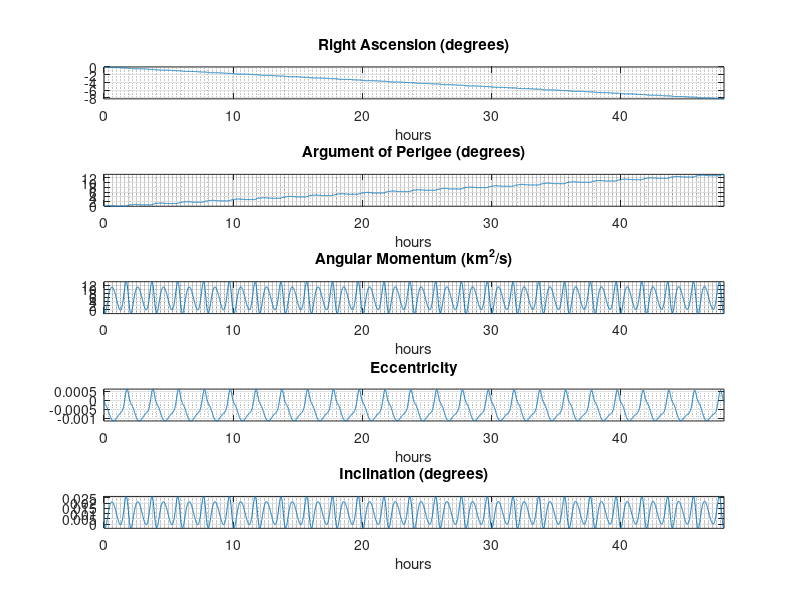

Recreate this plot in MATLAB.
function J2_perturbation
%
% This function use MATLAB's ode45 to numerically integrate Equations 10.89
% (the Gauss planetary equations) to determine the J2 perturbation of 
% the orbital elements.
%
% User M-functions required:  None
% User subfunctions required: rates                          
% ------------------------------------------------------------------------
 
close all; clear all; clc
 
%...Conversion factors:
hours   = 3600;                    % Hours to seconds
days    = 24*hours;                % Days to seconds
deg     = pi/180;                  % Degrees to radians
 
%...Constants:    
mu      = 398600;                  % Gravitational parameter (km^3/s^2)
RE      = 6378;                    % Earth's radius (km)
J2      = 1082.63e-6;              % Earth's J2
 
%...Initial orbital parameters (given):
rp0     = RE + 300;                % perigee radius (km)
ra0     = RE + 3062;               % apogee radius (km
RA0     = 45*deg;                  % Right ascencion of the node (radians)
i0      = 28*deg;                  % Inclination (radians)
w0      = 30*deg;                  % Argument of perigee (radians)
TA0     = 40*deg;                  % True anomaly (radians)
 
%...Initial orbital parameters (inferred):
e0      = (ra0 - rp0)/(ra0 + rp0); % eccentricity
h0      = sqrt(rp0*mu*(1 + e0));   % angular momentrum (km^2/s)
a0      = (rp0 + ra0)/2;           % Semimajor axis (km)
T0      = 2*pi/sqrt(mu)*a0^1.5;    % Period (s)
 
%...Store initial orbital elements (from above) in the vector coe0:
coe0    = [h0 e0 RA0 i0 w0 TA0];
 
%...Use ODE45 to integrate the Gauss variational equations (Equations
%   12.89) from t0 to tf:
t0      = 0;
tf      = 2*days;
nout    = 5000;  % Number of solution points to output for plotting purposes
tspan   = linspace(t0, tf, nout);
options = odeset(...
                 'reltol',      1.e-8, ...
                 'abstol',      1.e-8, ...
                 'initialstep', T0/1000);  
y0     = coe0'; 
[t,y]  = ode45(@rates, tspan, y0, options);
 
%...Assign the time histories mnemonic variable names:
h  = y(:,1);
e  = y(:,2);
RA = y(:,3);
i  = y(:,4);
w  = y(:,5);
TA = y(:,6);
 
%...Plot the time histories of the osculatinig elements:
figure(1)
subplot(5,1,1)
plot(t/3600,(RA - RA0)/deg)
title('Right Ascension (degrees)')
xlabel('hours')
grid on
grid minor
axis tight
 
subplot(5,1,2)
plot(t/3600,(w - w0)/deg)
title('Argument of Perigee (degrees)')
xlabel('hours')
grid on
grid minor
axis tight
 
subplot(5,1,3)
plot(t/3600,h - h0)
title('Angular Momentum (km^2/s)')
xlabel('hours')
grid on
grid minor
axis tight
 
subplot(5,1,4)
plot(t/3600,e - e0)
title('Eccentricity')
xlabel('hours')
grid on
grid minor
axis tight
 
subplot(5,1,5)
plot(t/3600,(i - i0)/deg)
title('Inclination (degrees)')
xlabel('hours')
grid on
grid minor
axis tight
 
%...Subfunction:
 
function dfdt = rates(t,f)
%
% This function calculates the time rates of the orbital elements
% from Gauss's variational equations (Equations 12.89).
%-------------------------------------------------------------------------
 
%...The orbital elements at time t:
h     = f(1);
e     = f(2);
RA    = f(3);
i     = f(4);
w     = f(5);
TA    = f(6);
 
r     = h^2/mu/(1 + e*cos(TA)); %The radius
u     = w + TA;                 %Argument of latitude
 
%...Orbital element rates at time t (Equations 12.89):
hdot  = -3/2*J2*mu*RE^2/r^3*sin(i)^2*sin(2*u);
 
edot  = ...
    3/2*J2*mu*RE^2/h/r^3*(h^2/mu/r ...
   *(sin(u)*sin(i)^2*(3*sin(TA)*sin(u) - 2*cos(TA)*cos(u)) - sin(TA)) ...
   -sin(i)^2*sin(2*u)*(e + cos(TA)));
 
edot  = 3/2*J2*mu*RE^2/h/r^3 ...
        *(h^2/mu/r*sin(TA)*(3*sin(i)^2*sin(u)^2 - 1) ...
          -sin(2*u)*sin(i)^2*((2+e*cos(TA))*cos(TA)+e)); 
          
TAdot =  h/r^2 + 3/2*J2*mu*RE^2/e/h/r^3 ...
         *(h^2/mu/r*cos(TA)*(3*sin(i)^2*sin(u)^2 - 1) ...
         + sin(2*u)*sin(i)^2*sin(TA)*(h^2/mu/r + 1));
     
RAdot = -3*J2*mu*RE^2/h/r^3*sin(u)^2*cos(i);
 
idot  = -3/4*J2*mu*RE^2/h/r^3*sin(2*u)*sin(2*i);
       
wdot  = 3/2*J2*mu*RE^2/e/h/r^3 ...
        *(-h^2/mu/r*cos(TA)*(3*sin(i)^2*sin(u)^2 - 1) ...
          - sin(2*u)*sin(i)^2*sin(TA)*(2 + e*cos(TA)) ...
          + 2*e*cos(i)^2*sin(u)^2); 
      
%...Pass these rates back to ODE45 in the array dfdt:
dfdt  =  [hdot edot RAdot idot wdot TAdot]';
 
end %rates
 
end %J2_perturbation